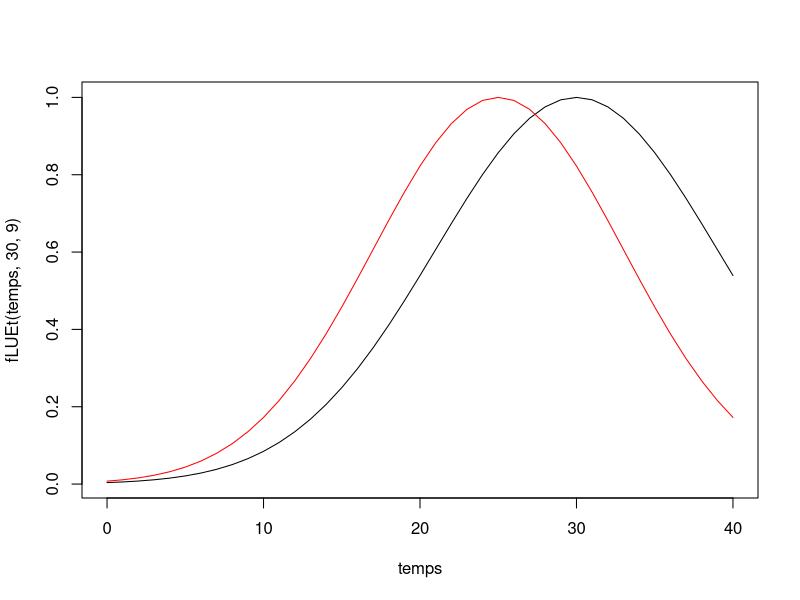

The R script that drew this image:
fLUEt <- function(temp,toptt=30,ttolt=9) {exp( -0.5*((temp-toptt)/ttolt)^2. )}
temps <- 0:40

par( mfrow=c(1,1) )
plot  ( temps, fLUEt( temps, 30,  9 ), type="l" )
points( temps, fLUEt( temps, 25,  8 ), type="l", col="red" )